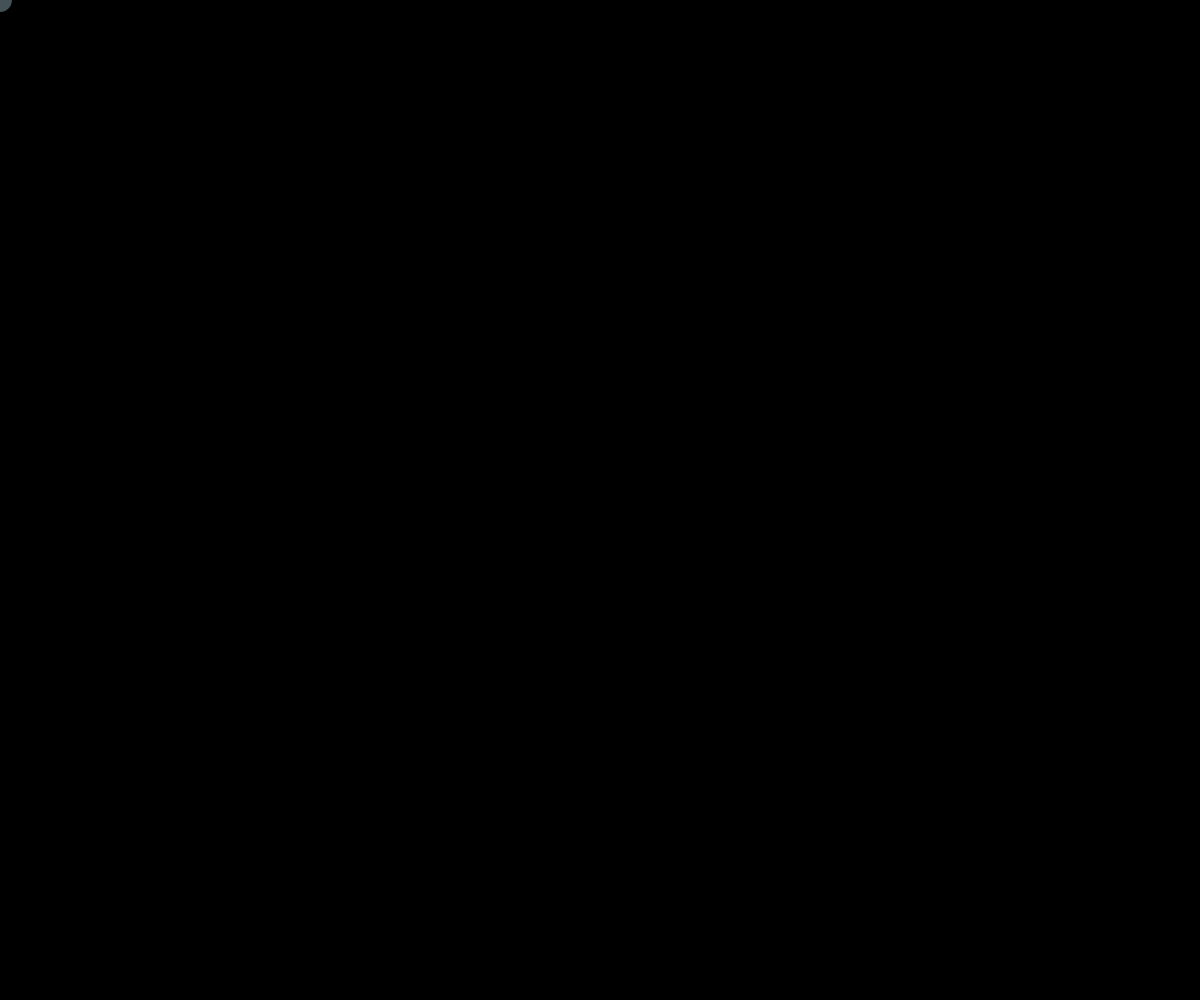
Frame 1 (no input)
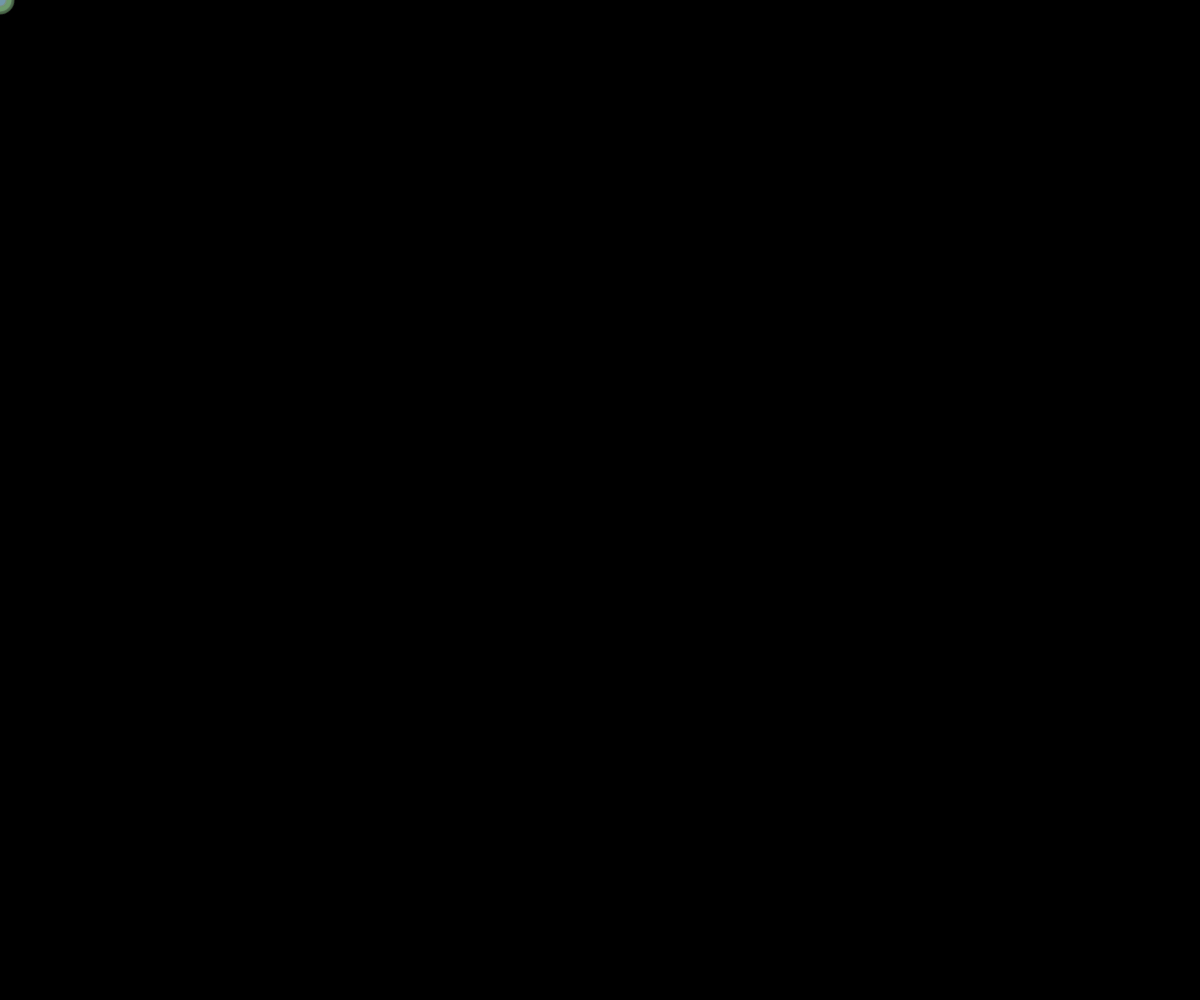
Frame 60 (no input)
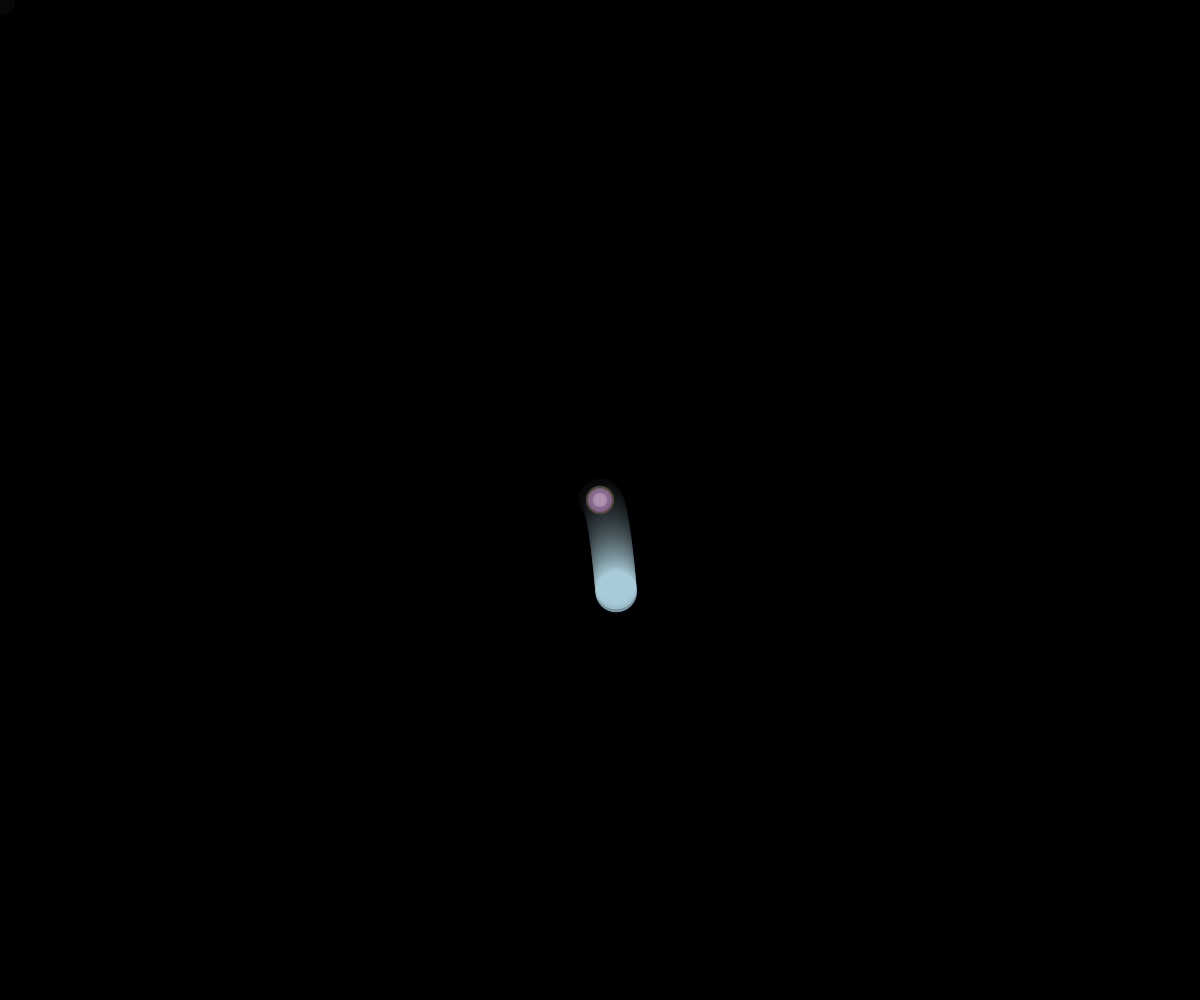
Frame 120 (the mouse pressed at the canvas centre since frame 60)

The p5.js sketch that drew these frames (run headless with seeded random() and noise() and a simulated clock; from frame 60 on, the mouse is pressed at the canvas centre):

// p5.js sketch
// ── sketch.js
let palette = [];
let bubbles = [];

function setup() {
  createCanvas(windowWidth, windowHeight);
  noStroke();
  generatePalette();
  background(0);
}

function draw() {
  // Fade background for trail effect
  fill(0, 15);
  rect(0, 0, width, height);

  // Draw ripple under mouse
  let c = random(palette);
  fill(c[0], c[1], c[2], 100);
  ellipse(mouseX, mouseY, random(10, 30));

  // Update and draw all bubbles
  for (let b of bubbles) {
    b.update();
    b.display();
  }
}

function mousePressed() {
  // Add a new bubble at mouse location
  bubbles.push(new Bubble(mouseX, mouseY));
  generatePalette(); // optional: refresh palette on click
}

function generatePalette() {
  palette = [];
  for (let i = 0; i < 5; i++) {
    palette.push([random(100, 255), random(100, 255), random(100, 255)]);
  }
}

class Bubble {
  constructor(x, y) {
    this.pos = createVector(x, y);
    this.vel = createVector(random(-1, 1), random(-2, 0));
    this.acc = createVector(0, 0.05); // gravity
    this.radius = random(20, 50);
    this.color = random(palette);
  }

  update() {
    this.vel.add(this.acc);
    this.pos.add(this.vel);

    // Bounce on bottom edge
    if (this.pos.y + this.radius / 2 > height) {
      this.pos.y = height - this.radius / 2;
      this.vel.y *= -0.7; // lose some energy
    }
  }

  display() {
    fill(this.color[0], this.color[1], this.color[2], 180);
    ellipse(this.pos.x, this.pos.y, this.radius);
  }
}
